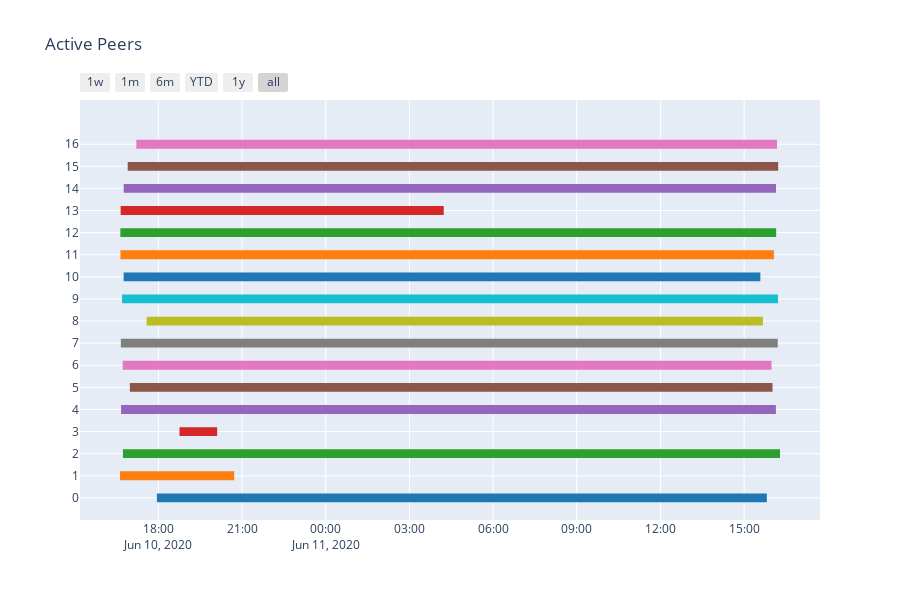

Write notebook code for a chart like this one.
### Code cell
import plotly.figure_factory as ff
df_gantt=df_foo.groupby(['peer_id_cat']).agg({'posix_timestamp':['min','max']})
df_gantt.columns = ['_'.join(col).strip() for col in df_gantt.columns.values]
df_gantt = df_gantt.reset_index()
df_gantt=df_gantt.rename(columns={'peer_id_cat':'Task'}) 
df_gantt=df_gantt.rename(columns={'posix_timestamp_min':'Start'}) 
df_gantt=df_gantt.rename(columns={'posix_timestamp_max':'Finish'}) 

starts=[]
finishes=[]
for start,finish in zip(df_gantt['Start'],df_gantt['Finish']):
    starts.append(pd.to_datetime(start, unit='s'))
    finishes.append(pd.to_datetime(finish, unit='s'))
df_gantt['Start']=starts
df_gantt['Finish']=finishes
fig = ff.create_gantt(df_gantt,showgrid_x=True, showgrid_y=True,title='Active Peers')
fig.show()

### Figure 1 — Plotly figure (JSON) as saved in the notebook; plotly's stock layout.template omitted (floating-point values rounded to 4 significant figures)
{"data": [{"fill": "toself", "fillcolor": "rgb(127, 127, 127)", "hoverinfo": "name", "legendgroup": "rgb(127, 127, 127)", "mode": "none", "name": "7", "type": "scatter", "x": ["2020-06-10T16:39:12.691999912", "2020-06-11T16:12:24.851000071", "2020-06-11T16:12:24.851000071", "2020-06-10T16:39:12.691999912"], "y": [6.8, 6.8, 7.2, 7.2]}, {"fill": "toself", "fillcolor": "rgb(140, 86, 75)", "hoverinfo": "name", "legendgroup": "rgb(140, 86, 75)", "mode": "none", "name": "15", "type": "scatter", "x": ["2020-06-10T16:58:37.349999905", "2020-06-11T16:01:12.904000044", "2020-06-11T16:01:12.904000044", "2020-06-10T16:58:37.349999905", "2020-06-10T16:58:37.349999905", "2020-06-10T16:53:59.890000105", "2020-06-11T16:13:24.388000011", "2020-06-11T16:13:24.388000011", "2020-06-10T16:53:59.890000105"], "y": [4.8, 4.8, 5.2, 5.2, null, 14.8, 14.8, 15.2, 15.2]}, {"fill": "toself", "fillcolor": "rgb(148, 103, 189)", "hoverinfo": "name", "legendgroup": "rgb(148, 103, 189)", "mode": "none", "name": "14", "type": "scatter", "x": ["2020-06-10T16:39:48.490999937", "2020-06-11T16:08:24.693000078", "2020-06-11T16:08:24.693000078", "2020-06-10T16:39:48.490999937", "2020-06-10T16:39:48.490999937", "2020-06-10T16:45:24.403000116", "2020-06-11T16:08:36.436000109", "2020-06-11T16:08:36.436000109", "2020-06-10T16:45:24.403000116"], "y": [3.8, 3.8, 4.2, 4.2, null, 13.8, 13.8, 14.2, 14.2]}, {"fill": "toself", "fillcolor": "rgb(188, 189, 34)", "hoverinfo": "name", "legendgroup": "rgb(188, 189, 34)", "mode": "none", "name": "8", "type": "scatter", "x": ["2020-06-10T17:34:36.561000109", "2020-06-11T15:40:36.740999937", "2020-06-11T15:40:36.740999937", "2020-06-10T17:34:36.561000109"], "y": [7.8, 7.8, 8.2, 8.2]}, {"fill": "toself", "fillcolor": "rgb(214, 39, 40)", "hoverinfo": "name", "legendgroup": "rgb(214, 39, 40)", "mode": "none", "name": "13", "type": "scatter", "x": ["2020-06-10T18:45:24.519999981", "2020-06-10T20:06:24.391999960", "2020-06-10T20:06:24.391999960", "2020-06-10T18:45:24.519999981", "2020-06-10T18:45:24.519999981", "2020-06-10T16:38:48.312000036", "2020-06-11T04:13:48.325999975", "2020-06-11T04:13:48.325999975", "2020-06-10T16:38:48.312000036"], "y": [2.8, 2.8, 3.2, 3.2, null, 12.8, 12.8, 13.2, 13.2]}, {"fill": "toself", "fillcolor": "rgb(227, 119, 194)", "hoverinfo": "name", "legendgroup": "rgb(227, 119, 194)", "mode": "none", "name": "16", "type": "scatter", "x": ["2020-06-10T16:43:12.503999949", "2020-06-11T15:59:01.552000046", "2020-06-11T15:59:01.552000046", "2020-06-10T16:43:12.503999949", "2020-06-10T16:43:12.503999949", "2020-06-10T17:12:35.601000071", "2020-06-11T16:10:48.681999922", "2020-06-11T16:10:48.681999922", "2020-06-10T17:12:35.601000071"], "y": [5.8, 5.8, 6.2, 6.2, null, 15.8, 15.8, 16.2, 16.2]}, {"fill": "toself", "fillcolor": "rgb(23, 190, 207)", "hoverinfo": "name", "legendgroup": "rgb(23, 190, 207)", "mode": "none", "name": "9", "type": "scatter", "x": ["2020-06-10T16:41:49.549000025", "2020-06-11T16:13:01.201999903", "2020-06-11T16:13:01.201999903", "2020-06-10T16:41:49.549000025"], "y": [8.8, 8.8, 9.2, 9.2]}, {"fill": "toself", "fillcolor": "rgb(255, 127, 14)", "hoverinfo": "name", "legendgroup": "rgb(255, 127, 14)", "mode": "none", "name": "11", "type": "scatter", "x": ["2020-06-10T16:37:24.338999987", "2020-06-10T20:43:00.344000101", "2020-06-10T20:43:00.344000101", "2020-06-10T16:37:24.338999987", "2020-06-10T16:37:24.338999987", "2020-06-10T16:38:24.368999958", "2020-06-11T16:04:12.480999947", "2020-06-11T16:04:12.480999947", "2020-06-10T16:38:24.368999958"], "y": [0.8, 0.8, 1.2, 1.2, null, 10.8, 10.8, 11.2, 11.2]}, {"fill": "toself", "fillcolor": "rgb(31, 119, 180)", "hoverinfo": "name", "legendgroup": "rgb(31, 119, 180)", "mode": "none", "name": "10", "type": "scatter", "x": ["2020-06-10T17:56:48.517999887", "2020-06-11T15:49:00.367000103", "2020-06-11T15:49:00.367000103", "2020-06-10T17:56:48.517999887", "2020-06-10T17:56:48.517999887", "2020-06-10T16:45:12.374000072", "2020-06-11T15:35:00.703000069", "2020-06-11T15:35:00.703000069", "2020-06-10T16:45:12.374000072"], "y": [-0.2, -0.2, 0.2, 0.2, null, 9.8, 9.8, 10.2, 10.2]}, {"fill": "toself", "fillcolor": "rgb(44, 160, 44)", "hoverinfo": "name", "legendgroup": "rgb(44, 160, 44)", "mode": "none", "name": "12", "type": "scatter", "x": ["2020-06-10T16:43:38.148000002", "2020-06-11T16:17:17.055999994", "2020-06-11T16:17:17.055999994", "2020-06-10T16:43:38.148000002", "2020-06-10T16:43:38.148000002", "2020-06-10T16:38:12.427999973", "2020-06-11T16:09:01.436000109", "2020-06-11T16:09:01.436000109", "2020-06-10T16:38:12.427999973"], "y": [1.8, 1.8, 2.2, 2.2, null, 11.8, 11.8, 12.2, 12.2]}, {"legendgroup": "rgb(127, 127, 127)", "marker": {"color": "rgb(127, 127, 127)", "opacity": 0, "size": 1}, "mode": "markers", "name": "", "showlegend": false, "text": [null, null], "type": "scatter", "x": ["2020-06-10T16:39:12.691999912", "2020-06-11T16:12:24.851000071"], "y": [7, 7]}, {"legendgroup": "rgb(140, 86, 75)", "marker": {"color": "rgb(140, 86, 75)", "opacity": 0, "size": 1}, "mode": "markers", "name": "", "showlegend": false, "text": [null, null, null, null], "type": "scatter", "x": ["2020-06-10T16:58:37.349999905", "2020-06-11T16:01:12.904000044", "2020-06-10T16:53:59.890000105", "2020-06-11T16:13:24.388000011"], "y": [5, 5, 15, 15]}, {"legendgroup": "rgb(148, 103, 189)", "marker": {"color": "rgb(148, 103, 189)", "opacity": 0, "size": 1}, "mode": "markers", "name": "", "showlegend": false, "text": [null, null, null, null], "type": "scatter", "x": ["2020-06-10T16:39:48.490999937", "2020-06-11T16:08:24.693000078", "2020-06-10T16:45:24.403000116", "2020-06-11T16:08:36.436000109"], "y": [4, 4, 14, 14]}, {"legendgroup": "rgb(188, 189, 34)", "marker": {"color": "rgb(188, 189, 34)", "opacity": 0, "size": 1}, "mode": "markers", "name": "", "showlegend": false, "text": [null, null], "type": "scatter", "x": ["2020-06-10T17:34:36.561000109", "2020-06-11T15:40:36.740999937"], "y": [8, 8]}, {"legendgroup": "rgb(214, 39, 40)", "marker": {"color": "rgb(214, 39, 40)", "opacity": 0, "size": 1}, "mode": "markers", "name": "", "showlegend": false, "text": [null, null, null, null], "type": "scatter", "x": ["2020-06-10T18:45:24.519999981", "2020-06-10T20:06:24.391999960", "2020-06-10T16:38:48.312000036", "2020-06-11T04:13:48.325999975"], "y": [3, 3, 13, 13]}, {"legendgroup": "rgb(227, 119, 194)", "marker": {"color": "rgb(227, 119, 194)", "opacity": 0, "size": 1}, "mode": "markers", "name": "", "showlegend": false, "text": [null, null, null, null], "type": "scatter", "x": ["2020-06-10T16:43:12.503999949", "2020-06-11T15:59:01.552000046", "2020-06-10T17:12:35.601000071", "2020-06-11T16:10:48.681999922"], "y": [6, 6, 16, 16]}, {"legendgroup": "rgb(23, 190, 207)", "marker": {"color": "rgb(23, 190, 207)", "opacity": 0, "size": 1}, "mode": "markers", "name": "", "showlegend": false, "text": [null, null], "type": "scatter", "x": ["2020-06-10T16:41:49.549000025", "2020-06-11T16:13:01.201999903"], "y": [9, 9]}, {"legendgroup": "rgb(255, 127, 14)", "marker": {"color": "rgb(255, 127, 14)", "opacity": 0, "size": 1}, "mode": "markers", "name": "", "showlegend": false, "text": [null, null, null, null], "type": "scatter", "x": ["2020-06-10T16:37:24.338999987", "2020-06-10T20:43:00.344000101", "2020-06-10T16:38:24.368999958", "2020-06-11T16:04:12.480999947"], "y": [1, 1, 11, 11]}, {"legendgroup": "rgb(31, 119, 180)", "marker": {"color": "rgb(31, 119, 180)", "opacity": 0, "size": 1}, "mode": "markers", "name": "", "showlegend": false, "text": [null, null, null, null], "type": "scatter", "x": ["2020-06-10T17:56:48.517999887", "2020-06-11T15:49:00.367000103", "2020-06-10T16:45:12.374000072", "2020-06-11T15:35:00.703000069"], "y": [0, 0, 10, 10]}, {"legendgroup": "rgb(44, 160, 44)", "marker": {"color": "rgb(44, 160, 44)", "opacity": 0, "size": 1}, "mode": "markers", "name": "", "showlegend": false, "text": [null, null, null, null], "type": "scatter", "x": ["2020-06-10T16:43:38.148000002", "2020-06-11T16:17:17.055999994", "2020-06-10T16:38:12.427999973", "2020-06-11T16:09:01.436000109"], "y": [2, 2, 12, 12]}], "layout": {"height": 600, "hovermode": "closest", "showlegend": false, "title": {"text": "Active Peers"}, "xaxis": {"rangeselector": {"buttons": [{"count": 7, "label": "1w", "step": "day", "stepmode": "backward"}, {"count": 1, "label": "1m", "step": "month", "stepmode": "backward"}, {"count": 6, "label": "6m", "step": "month", "stepmode": "backward"}, {"count": 1, "label": "YTD", "step": "year", "stepmode": "todate"}, {"count": 1, "label": "1y", "step": "year", "stepmode": "backward"}, {"step": "all"}]}, "showgrid": true, "type": "date", "zeroline": false}, "yaxis": {"autorange": false, "range": [-1, 18], "showgrid": true, "ticktext": [0, 1, 2, 3, 4, 5, 6, 7, 8, 9, 10, 11, 12, 13, 14, 15, 16], "tickvals": [0, 1, 2, 3, 4, 5, 6, 7, 8, 9, 10, 11, 12, 13, 14, 15, 16], "zeroline": false}}}
